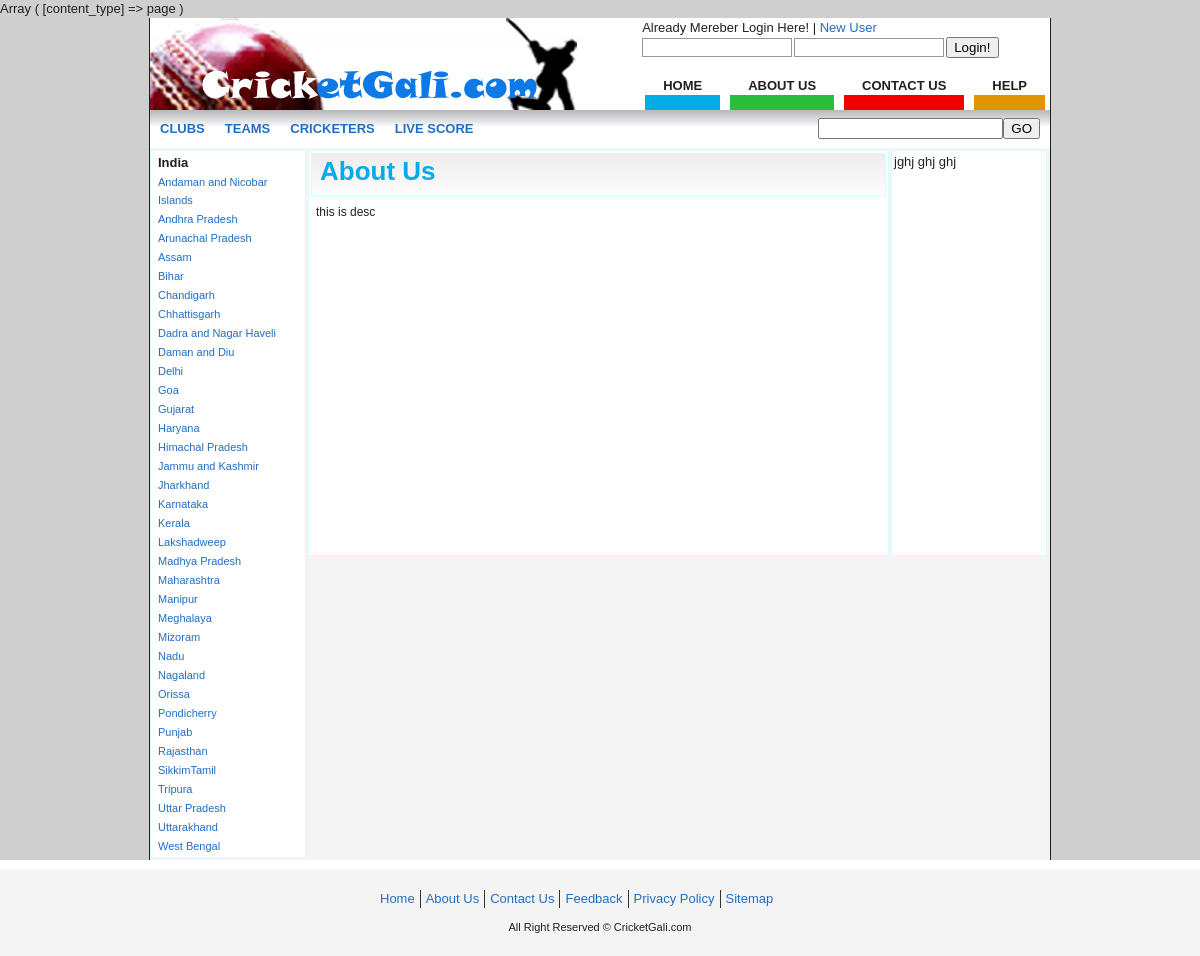
The page /general_content.php?content_type=page on the database its author committed.
### tables this page shows
CREATE TABLE `tbl_states` (
  `state_id` int(11) NOT NULL AUTO_INCREMENT,
  `state_name` varchar(255) DEFAULT NULL,
  `state_uri` varchar(255) DEFAULT NULL,
  `add_date` datetime DEFAULT NULL,
  `update_date` datetime DEFAULT NULL,
  PRIMARY KEY (`state_id`)
);

CREATE TABLE `tbl_pages` (
  `page_id` int(11) NOT NULL AUTO_INCREMENT,
  `title` varchar(255) DEFAULT NULL,
  `content` text,
  `uri` varchar(255) DEFAULT NULL,
  `meta_title` varchar(255) DEFAULT NULL,
  `meta_keyword` varchar(255) DEFAULT NULL,
  `meta_description` varchar(255) DEFAULT NULL,
  `type` varchar(255) DEFAULT NULL,
  `status` int(1) DEFAULT NULL,
  `add_date` datetime DEFAULT NULL,
  `update_date` datetime DEFAULT NULL,
  PRIMARY KEY (`page_id`)
);

### includes/classes/General.php (called while the page is built, shortened)
<?php
class General extends DB{
	function __construct(){
		$str_pos = strpos(realpath(__FILE__), 'includes');
		if($_SERVER['HTTP_HOST']=='localhost'){
			$this->url = 'http://localhost/cricketgali';
		}else{
			$this->url = 'http://www.cricketgali.com';
		}
	}
}
$general = new General();
?>

### includes/classes/Auth.php (called while the page is built, shortened)
<?php
$auth = new Auth();
?>

### includes/classes/DB.php (called while the page is built, shortened)
<?php
class DB{
	function __construct(){
		if($_SERVER['HTTP_HOST']=='localhost'){
			$this->DB_NAME = 'cricketgali';
			$this->DB_USER = 'root';
			$this->DB_PASSWORD = 'root';
		}else{
			$this->DB_NAME = 'lafenzer_cricketgali';
			$this->DB_USER = 'lafenzer_crick';
			$this->DB_PASSWORD = 'ga12191219';
		}
	}
	public function select($table_name, $data_array = array(), $condtion='and', $data = 'one', $start='', $limit='', $orderby='', $orderbytype=''){
		if(is_array($data_array) && count($data_array)){
			$sql = 'select * from '.$table_name.' where 1 ';
			foreach($data_array as $col=>$value){
				$cols_array[] = $col."='".addslashes($value)."'";
			}
			$cols = implode(' '.$condtion.' ',$cols_array);
			if($cols!=''){
				$sql .= ' and '.$cols;
			}
			if($orderby!='' && $orderbytype!=''){
				$sql .= ' order by '.$orderby.' '.$orderbytype;
			}
			$res = $this->execute($sql);
			if($data=='one'){
				return $this->fecthOne($res);
			}else{
				return $this->fecthAll($res);
			}
		}else{
			return 0;
		}
	}
	function execute($sql){
		$res = mysql_query($sql) or die(mysql_error());
		return $res;
	}
	function fecthOne($res){
		return mysql_fetch_assoc($res);
	}
	function fecthAll($res){
		$data = array();
		while($line = mysql_fetch_assoc($res)){
			$data[] = $line;
		}
		return $data;
	}
}
$DB = new DB();
?>

### state_city.php (the view, shortened to what this page needs)
<div class="location">
	<ul>
	<li><b><?php echo $head_show;?></b></li>
	<?php $states = $DB->select('tbl_states', array(1=>1),'and', 'all', '', '', 'state_name', 'asc');
	if($states){
	foreach($states as $st){?>
	<li><a href="<?php echo $general->url.'/state/'.$content_type.'-in-'.$st['state_uri'];?>"><?php echo $st['state_name'];?></a>
	</li>
	<?php }}?>
	</ul>
</div>

### header-inner.php (shortened to what this page needs)
<!DOCTYPE HTML PUBLIC "-//W3C//DTD HTML 4.01 Transitional//EN" "http://www.w3.org/TR/html4/loose.dtd">
<html>
 <head>
  <link href="<?php echo $general->url;?>/css/styles.css" rel="stylesheet" type="text/css" />
  <link rel="stylesheet" href="<?php echo $general->url;?>/js/calender/demo.css">
</head>
 <body>
  <div id="main">
    <div id="header">
		    <div class="logo">
		      <a href="<?php echo $general->url;?>" title="Play Cricket, Cricket Club, Cricket Team, Cricketer Profile"><img src="<?php echo $general->url;?>/images/logo.jpg" alt="CricketGali.com" border="0" /></a>
		    </div>
	    	<div class="accountinfo">
				<div class="login_box">
					<?php if($auth->USERID!=''){?>
					Welcome <?php echo $auth->NAME;?> | <a href="<?php echo $general->url;?>/logout.php">Logout</a>
					<?php }else{?>
					<form id="login" name="login" method="POST" action="<?php echo $general->url;?>/index.php?action=login" align="right"  >
					  <table border="0" cellspacing="2" cellpadding="0">
                        <tr>
							<td colspan="3">Already Mereber Login Here! | <a href="<?php echo $general->url;?>/index.php#register">New User</a></td>
						</tr>
						<tr>
                          <td><input type="text" class="txtbox" name="email" value="" /></td>
						  <td><input type="password" class="txtbox" name="password2" value="" /></td>
						  <td><input type="submit" name="Submit2" value="Login!" /></td>
                        </tr>
                       </table>
					</form>
					<?php }?>
				</div>
				<div class="top_menu" id="top_menu">
		  			<ul>
						<li style="border-color:#02ACE9;"><a class="blue" title="Home - CricketGali.com" href="<?php echo $general->url;?>">HOME</a></li>
						<li style="border-color:#2BBC3C;"><a class="green" title="About Us - CricketGali.com" href="<?php echo $general->url;?>/page/about_us.html">ABOUT US</a></li>
						<li style="border-color:#F00000;"><a class="red" title="Contact Us - CricketGali.com" href="<?php echo $general->url;?>/page/contact_us.html">CONTACT US</a></li>
						<li style="border-color:#E09600;"><a class="orenge" title="Help - CricketGali.com" href="<?php echo $general->url;?>/page/help.html">HELP</a></li>
					</ul>
				</div>
			</div>
			<div class="main_menu">
					<ul>
						<li><a href="<?php echo $general->url.'/clubs-in-india';?>">CLUBS</a></li>
						<li><a href="<?php echo $general->url.'/teams-in-india';?>">TEAMS</a></li>
						<li><a href="<?php echo $general->url.'/cricketers-in-india';?>">CRICKETERS</a></li>
						<li><a href="<?php echo $general->url.'/livescore';?>">LIVE SCORE</a></li>
					</ul>
			</div>
			<div class="search">
				<input type="text" name="keyword" value="" /><input type="button" name="search_btn" value="GO" />
			</div>
		 </div>

### general_content.php (shortened to what this page needs)
<?php
include('includes/config.php');
print_r($_GET);
$head_show = 'India';
$content_type = $_GET['content_type'];
$data1 = $DB->select('tbl_pages', array('type'=>$_GET['content_type']));
?>
 <?php include('header-inner.php');?>
 <div id="content">
			<div id="general_left">
				<?php include('state_city.php');?>
			</div>
			<div id="general_content">
				<h1 class="inner_title"><?php echo $data['title'];?></h1>
				<div class="general_content_inner"><?php echo $data['content'];?></div>
			</div>
			<div id="general_right">
				 jghj ghj ghj
			</div>
		</div>
	</div>
 <?php include('footer.php');?>
</body>
</html>

### footer.php (shortened to what this page needs)
<div id="footer">
			<div id="footer_link">
				<ul>
					<li><a href="">Home</a></li>
					<li><a href="">About Us</a></li>
					<li><a href="">Contact Us</a></li>
					<li><a href="">Feedback</a></li>
					<li><a href="">Privacy Policy</a></li>
					<li class="nb"><a href="">Sitemap</a></li>
				</ul>
			</div>
			<div class="copyright">
				All Right Reserved &copy; CricketGali.com
			</div>
	</div>
 </body>
</html>

### css/styles.css (style rules this page uses)
body { padding:0px; margin:0px; font-family:arial; font-size:13px; line-height:18px; color:#231F20; background: #CFCFCF; }
form { padding:0px; margin:0px; }
a { color:#206EC3; text-decoration:none; }
h1 { color:#02ACE9; margin:0px; }
#main { width: 900px; display: block; margin: 0px auto; border:1px solid; border-top:0px; border-bottom:0px; }
#header { background-image: url(../images/page-bg.jpg); background-repeat: repeat-x; height:130px; }
.logo { display: block; height: auto; width: 250px; float: left; margin: 0; }
.accountinfo { height: 90px; float: right; }
.top_menu { height:60px; }
.top_menu ul { padding:0px; margin:0px; list-style:none; }
.top_menu ul li { padding:0px 18px 0; margin:1px 5px; float:left; border-bottom:15px #FF0000 solid; }
.top_menu ul li a { color: #231F20; font-family: arial; font-size: 13px; font-weight: bold; text-decoration: none; }
#content { background:#F4F4F4; }
#footer { padding:20px; text-align:center; border-top:#FFFFFF 10px solid; background:#F4F4F4; }
#footer_link { width:450px; margin:0px auto; }
#footer_link ul { padding:0px; margin:auto; list-style:none; }
#footer_link ul li { padding:0px 5px; border-right:1px solid #333333; float:left; }
.copyright { padding:10px 0px 0px 0px; font-size:11px; }
#footer_link ul li.nb { border:0px; }
.login_box { height:58px; background: #fff; }
h1.inner_title { border:1px solid #D8FCFB; padding:8px; background:url(../images/inner_title_bg.jpg); height:26px; }
.main_menu { height:30px; padding:0px; float:left; }
.main_menu ul { padding:0px; margin:0px; list-style:none; }
.main_menu ul li { float:left; padding:10px; }
.main_menu ul li a { font-weight:bold; text-decoration:none; }
.search { padding:8px 10px 6px 0px; float:right; }
#general_left { border:1px solid #D8FCFB; background:#fff; float:left; width:150px; min-height:400px; padding:2px; margin: 2px 2px 2px 0px; }
#general_content { border:1px solid #D8FCFB; background:#fff; float:left; width:575px; min-height:400px; padding:2px; margin: 2px 2px 2px 0px; }
.general_content_inner { padding:5px; margin: 0px; line-height:20px; font-size:12px; text-align:justify; }
#general_right { border:1px solid #D8FCFB; background:#fff; float:left; width:150px; min-height:400px; padding:2px; margin: 2px 2px 2px 0px; }
.location ul { list-style:none; padding:0px; margin:0px; }
.location ul li { padding:1px 0px 0px 5px; margin:0px 0px 0px 0px; display:block; }
.location ul li a { padding:0px; font-size:11px; display:block; text-decoration:none; }
.txtbox { width: 150px; border:1px solid #999999; }

### js/calender/demo.css (style rules this page uses)
table { font-size: 1em; }

### rows shown on the page
tbl_states: state_name "Andaman and Nicobar Islands"
tbl_states: state_name "Andhra Pradesh"
tbl_states: state_name "Arunachal Pradesh"
tbl_states: state_name "Assam"
tbl_states: state_name "Bihar"
tbl_states: state_name "Chandigarh"
tbl_states: state_name "Chhattisgarh"
tbl_states: state_name "Dadra and Nagar Haveli"
tbl_states: state_name "Daman and Diu"
tbl_states: state_name "Delhi"
tbl_states: state_name "Goa"
tbl_states: state_name "Gujarat"
tbl_states: state_name "Haryana"
tbl_states: state_name "Himachal Pradesh"
tbl_states: state_name "Jammu and Kashmir"
tbl_states: state_name "Jharkhand"
tbl_states: state_name "Karnataka"
tbl_states: state_name "Kerala"
tbl_states: state_name "Lakshadweep"
tbl_states: state_name "Madhya Pradesh"
tbl_states: state_name "Maharashtra"
tbl_states: state_name "Manipur"
tbl_states: state_name "Meghalaya"
tbl_states: state_name "Mizoram"
tbl_states: state_name "Nadu"
tbl_states: state_name "Nagaland"
tbl_states: state_name "Orissa"
tbl_states: state_name "Pondicherry"
tbl_states: state_name "Punjab"
tbl_states: state_name "Rajasthan"
tbl_states: state_name "SikkimTamil"
tbl_states: state_name "Tripura"
tbl_states: state_name "Uttar Pradesh"
tbl_states: state_name "Uttarakhand"
tbl_states: state_name "West Bengal"
tbl_pages: title "About Us", content "this is desc"

### other values the page prints
$head_show "India"
